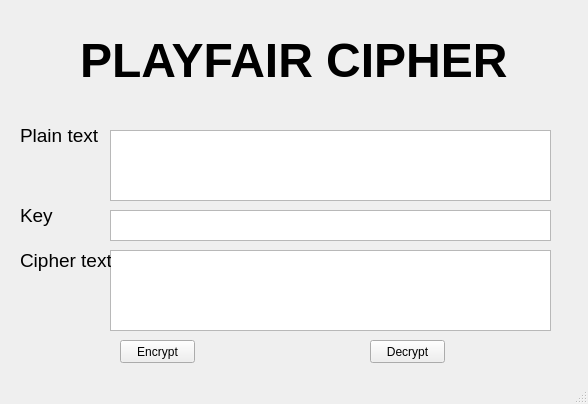
<?xml version="1.0" encoding="UTF-8"?>
<ui version="4.0">
 <class>MainWindow</class>
 <widget class="QMainWindow" name="MainWindow">
  <property name="geometry">
   <rect>
    <x>0</x>
    <y>0</y>
    <width>588</width>
    <height>404</height>
   </rect>
  </property>
  <property name="windowTitle">
   <string>MainWindow</string>
  </property>
  <widget class="QWidget" name="centralwidget">
   <widget class="QLabel" name="label_3">
    <property name="geometry">
     <rect>
      <x>20</x>
      <y>200</y>
      <width>91</width>
      <height>31</height>
     </rect>
    </property>
    <property name="font">
     <font>
      <pointsize>14</pointsize>
     </font>
    </property>
    <property name="layoutDirection">
     <enum>Qt::LeftToRight</enum>
    </property>
    <property name="text">
     <string>Key</string>
    </property>
   </widget>
   <widget class="QTextEdit" name="Plain_text">
    <property name="geometry">
     <rect>
      <x>110</x>
      <y>130</y>
      <width>441</width>
      <height>71</height>
     </rect>
    </property>
   </widget>
   <widget class="QPushButton" name="decrypt_button">
    <property name="geometry">
     <rect>
      <x>370</x>
      <y>340</y>
      <width>75</width>
      <height>23</height>
     </rect>
    </property>
    <property name="text">
     <string>Decrypt</string>
    </property>
   </widget>
   <widget class="QLabel" name="label">
    <property name="geometry">
     <rect>
      <x>80</x>
      <y>10</y>
      <width>461</width>
      <height>101</height>
     </rect>
    </property>
    <property name="font">
     <font>
      <pointsize>36</pointsize>
      <weight>75</weight>
      <bold>true</bold>
     </font>
    </property>
    <property name="text">
     <string>PLAYFAIR CIPHER</string>
    </property>
    <property name="textFormat">
     <enum>Qt::AutoText</enum>
    </property>
   </widget>
   <widget class="QTextEdit" name="Cipher_text">
    <property name="geometry">
     <rect>
      <x>110</x>
      <y>250</y>
      <width>441</width>
      <height>81</height>
     </rect>
    </property>
   </widget>
   <widget class="QLabel" name="label_2">
    <property name="geometry">
     <rect>
      <x>20</x>
      <y>120</y>
      <width>91</width>
      <height>31</height>
     </rect>
    </property>
    <property name="font">
     <font>
      <pointsize>14</pointsize>
     </font>
    </property>
    <property name="focusPolicy">
     <enum>Qt::NoFocus</enum>
    </property>
    <property name="layoutDirection">
     <enum>Qt::LeftToRight</enum>
    </property>
    <property name="text">
     <string>Plain text</string>
    </property>
   </widget>
   <widget class="QTextEdit" name="Key">
    <property name="geometry">
     <rect>
      <x>110</x>
      <y>210</y>
      <width>441</width>
      <height>31</height>
     </rect>
    </property>
   </widget>
   <widget class="QPushButton" name="encrypt_button">
    <property name="geometry">
     <rect>
      <x>120</x>
      <y>340</y>
      <width>75</width>
      <height>23</height>
     </rect>
    </property>
    <property name="text">
     <string>Encrypt</string>
    </property>
   </widget>
   <widget class="QLabel" name="label_4">
    <property name="geometry">
     <rect>
      <x>20</x>
      <y>240</y>
      <width>91</width>
      <height>41</height>
     </rect>
    </property>
    <property name="font">
     <font>
      <pointsize>14</pointsize>
     </font>
    </property>
    <property name="text">
     <string>Cipher text</string>
    </property>
   </widget>
  </widget>
  <widget class="QMenuBar" name="menubar">
   <property name="geometry">
    <rect>
     <x>0</x>
     <y>0</y>
     <width>588</width>
     <height>21</height>
    </rect>
   </property>
  </widget>
  <widget class="QStatusBar" name="statusbar"/>
 </widget>
 <resources/>
 <connections/>
</ui>
